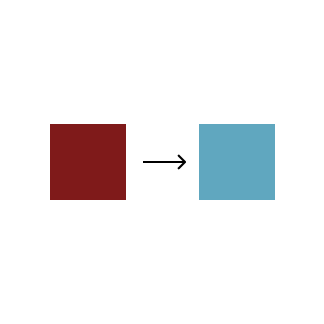
#> input picture tests/fixtures/simple.png, 324 x 324 px, found by its file name
$ python make_branching_arrows_fixture.py
#> lines starting #> are read from the running program, lines starting #| are printed output that depends on the picture
import math
from pathlib import Path

from PIL import Image, ImageDraw

SIMPLE = Path("tests/fixtures/simple.png")
OUT = Path("tests/fixtures/branching_arrows.png")

# BBoxes from your earlier graph output (simple.png)
NODE0 = (50, 124, 50 + 76, 124 + 76)  # red square
NODE1 = (199, 124, 199 + 76, 124 + 76)  # blue square


def center(x: int, y: int, s: int) -> tuple[int, int]:
    return (x + s // 2, y + s // 2)


def draw_arrow(draw: ImageDraw.ImageDraw, p1, p2, width=6, head_len=18, head_w=12):
    # line
    draw.line([p1, p2], fill="black", width=width)

    # arrowhead (triangle) pointing toward p2
    x1, y1 = p1
    x2, y2 = p2
    ang = math.atan2(y2 - y1, x2 - x1)

    hx = x2
    hy = y2

    back_x = hx - head_len * math.cos(ang)
    back_y = hy - head_len * math.sin(ang)

    left_x = back_x + head_w * math.cos(ang + math.pi / 2)
    left_y = back_y + head_w * math.sin(ang + math.pi / 2)

    right_x = back_x + head_w * math.cos(ang - math.pi / 2)
    right_y = back_y + head_w * math.sin(ang - math.pi / 2)

    draw.polygon([(hx, hy), (left_x, left_y), (right_x, right_y)], fill="black")


def main():
    base = Image.open(SIMPLE).convert("RGBA")
#> base is the input picture: PIL image 324x324 RGBA; mean R, G, B, A 238.9, 237.3, 238.6, 255
    n0 = base.crop(NODE0)
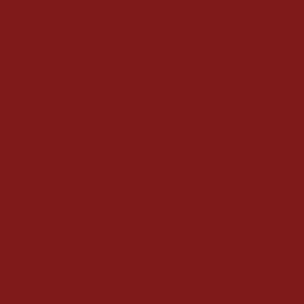
#> n0: PIL image 76x76 RGBA (shown 4 times larger); mean R, G, B, A 127, 26, 26, 255
    n1 = base.crop(NODE1)
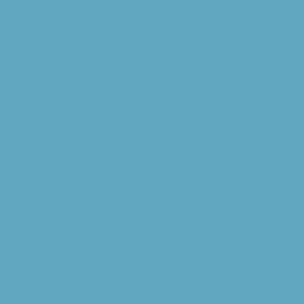
#> n1: PIL image 76x76 RGBA (shown 4 times larger); mean R, G, B, A 96, 167, 191, 255

    # Canvas
    W, H = 520, 320
    canvas = Image.new("RGBA", (W, H), (255, 255, 255, 255))
#> canvas: PIL image 520x320 RGBA; every value is 255

    s = 76  # patch size

    # DAG layout:
    # 0 (left) -> 1 (upper mid)
    # 0 (left) -> 2 (lower mid)
    # 1 -> 3 (right)
    # 2 -> 3 (right)
    # Use the same patches so detector sees familiar nodes.
    pos = {
        0: (40, 120),  # left
        1: (210, 40),  # upper mid
        2: (210, 200),  # lower mid
        3: (400, 120),  # right
    }
    patches = {0: n0, 1: n1, 2: n0, 3: n1}

    for nid, (x, y) in pos.items():
        canvas.paste(patches[nid], (x, y), patches[nid])
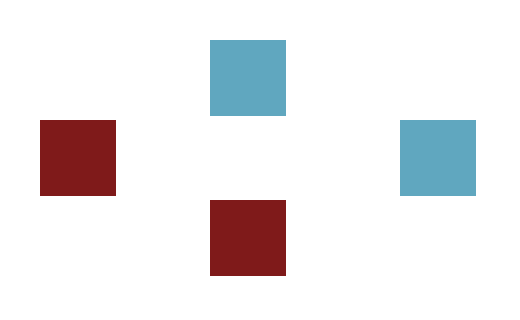
#> canvas: PIL image 520x320 RGBA; mean R, G, B, A 235.1, 233, 234.7, 255

    d = ImageDraw.Draw(canvas)

    # Arrow endpoints: from node center to node center
    def node_center(nid: int):
        x, y = pos[nid]
        return center(x, y, s)

    # Draw arrows (slightly shorten so heads don't sit inside node)
    def shorten(p1, p2, trim=45):
        x1, y1 = p1
        x2, y2 = p2
        dx, dy = (x2 - x1, y2 - y1)
        dist = math.hypot(dx, dy) or 1.0
        ux, uy = dx / dist, dy / dist
        return (int(x1 + ux * trim), int(y1 + uy * trim)), (
            int(x2 - ux * trim),
            int(y2 - uy * trim),
        )

    edges = [(0, 1), (0, 2), (1, 3), (2, 3)]
    for a, b in edges:
        p1, p2 = shorten(node_center(a), node_center(b), trim=48)
        draw_arrow(d, p1, p2)

    OUT.parent.mkdir(parents=True, exist_ok=True)
    canvas.convert("RGB").save(OUT)
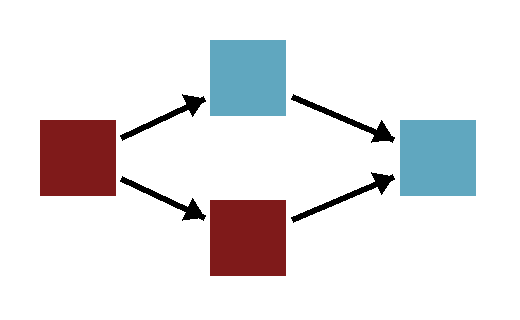
#> saved as branching_arrows.png: PIL image 520x320 RGB; mean R, G, B 230.6, 228.5, 230.1
    print("Wrote", OUT)


if __name__ == "__main__":
    main()
